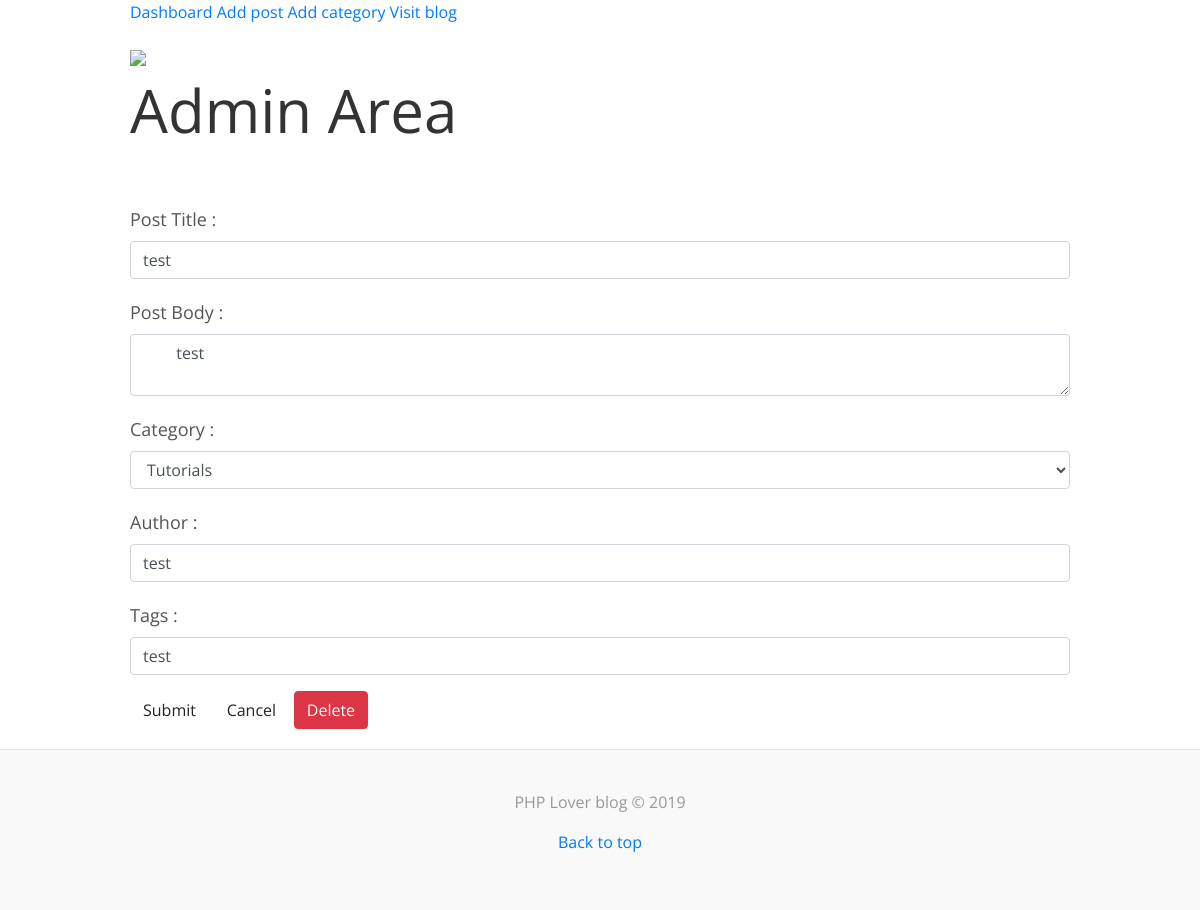
Screenshot of /admin/edit_post.php?id=3 with the database file from the repository.
### tables this page shows
CREATE TABLE `posts` (
  `id` int(11) NOT NULL,
  `category` int(11) NOT NULL,
  `title` varchar(255) NOT NULL,
  `body` text NOT NULL,
  `author` varchar(255) NOT NULL,
  `tags` varchar(255) NOT NULL,
  `date` timestamp NOT NULL DEFAULT CURRENT_TIMESTAMP
);

### admin/edit_post.php (the view, shortened to what this page needs)
<?php include 'includes/header.php'; ?>
<?php
	$id = $_GET['id'];
	$query = "SELECT * FROM posts WHERE id =".$id;
	$post = mysqli_query($conn, $query);
  	$post = mysqli_fetch_assoc($post);
	$query = "SELECT * FROM categories;";
	$categories = mysqli_query($conn, $query);
?>
<form role="form" method="POST" action="edit_post.php?id=<?php echo $id; ?>">
  <div class="form-group">
    <label>Post Title :</label>
    <input name="title" type="text" class="form-control" placeholder="Enter title" value="<?php echo $post['title']; ?>">
  </div>
  <div class="form-group">
    <label>Post Body :</label>
    <textarea name="body" type="text" class="form-control" placeholder="Enter post body">
    	<?php echo $post['body']; ?>
    </textarea>
  </div>
  <div class="form-group">
    <label>Category :</label>
    <select name="category" class="form-control">
    	<?php while($row = mysqli_fetch_assoc($categories)) : ?>
    		<?php if($row['id'] == $post['category'])
    			  {
    				$selected = 'selected';
    			  }
    			else
    			{
    				$selected = '';
    			}
    		?>
			<option value="<?php echo $row['id']; ?>" <?php echo $selected; ?>><?php echo $row['name']; ?></option>
		<?php endwhile; ?>
	</select>
  </div>
  <div class="form-group">
    <label>Author :</label>
    <input name="author" type="text" class="form-control" placeholder="Enter author name" value="<?php echo $post['author']; ?>">
  </div>
  <div class="form-group">
    <label>Tags :</label>
    <input name="tags" type="text" class="form-control" placeholder="Enter tags" value="<?php echo $post['tags']; ?>">
  </div>
	<div class="button">
	  <button name="submit" type="submit" class="btn btn-default">Submit</button>
	  <a href="index.php" class="btn btn-default">Cancel</a>
  	<button name="delete" type="submit" class="btn btn-danger">    Delete
    </button>
	</div>
</form>
<?php include 'includes/footer.php'; ?>

### css/custom.css (style rules this page uses)
body { font-family: "Open Sans", sans-serif; color: #555; }
.form-group { margin-top: 20px; }
.button { margin-bottom: 20px; }

### rows the page displays
posts: title "test", body "test", author "test", tags "test"

### other values shown
form field category "Tutorials"
